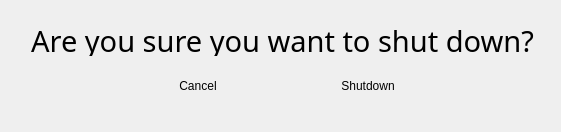
<?xml version="1.0" encoding="UTF-8"?>
<ui version="4.0">
 <class>Dialog</class>
 <widget class="QDialog" name="Dialog">
  <property name="windowModality">
   <enum>Qt::ApplicationModal</enum>
  </property>
  <property name="geometry">
   <rect>
    <x>0</x>
    <y>0</y>
    <width>561</width>
    <height>128</height>
   </rect>
  </property>
  <property name="sizePolicy">
   <sizepolicy hsizetype="Maximum" vsizetype="Preferred">
    <horstretch>0</horstretch>
    <verstretch>0</verstretch>
   </sizepolicy>
  </property>
  <property name="windowTitle">
   <string>Confirm System Shutdown</string>
  </property>
  <property name="modal">
   <bool>true</bool>
  </property>
  <layout class="QFormLayout" name="shutdown_formLayout">
   <item row="0" column="0" colspan="2">
    <widget class="QFrame" name="frame">
     <property name="minimumSize">
      <size>
       <width>200</width>
       <height>110</height>
      </size>
     </property>
     <property name="styleSheet">
      <string notr="true">border: none;</string>
     </property>
     <property name="lineWidth">
      <number>0</number>
     </property>
     <widget class="QWidget" name="layoutWidget">
      <property name="geometry">
       <rect>
        <x>120</x>
        <y>50</y>
        <width>304</width>
        <height>51</height>
       </rect>
      </property>
      <layout class="QHBoxLayout" name="horizontalLayout_2">
       <property name="spacing">
        <number>40</number>
       </property>
       <property name="sizeConstraint">
        <enum>QLayout::SetDefaultConstraint</enum>
       </property>
       <property name="leftMargin">
        <number>2</number>
       </property>
       <property name="topMargin">
        <number>2</number>
       </property>
       <property name="rightMargin">
        <number>2</number>
       </property>
       <property name="bottomMargin">
        <number>2</number>
       </property>
       <item>
        <widget class="QPushButton" name="btnCancel">
         <property name="sizePolicy">
          <sizepolicy hsizetype="Fixed" vsizetype="Fixed">
           <horstretch>0</horstretch>
           <verstretch>0</verstretch>
          </sizepolicy>
         </property>
         <property name="minimumSize">
          <size>
           <width>130</width>
           <height>40</height>
          </size>
         </property>
         <property name="focusPolicy">
          <enum>Qt::NoFocus</enum>
         </property>
         <property name="text">
          <string>Cancel</string>
         </property>
         <property name="autoDefault">
          <bool>false</bool>
         </property>
         <property name="flat">
          <bool>false</bool>
         </property>
        </widget>
       </item>
       <item>
        <widget class="ActionButton" name="actionbutton">
         <property name="sizePolicy">
          <sizepolicy hsizetype="Fixed" vsizetype="Fixed">
           <horstretch>0</horstretch>
           <verstretch>0</verstretch>
          </sizepolicy>
         </property>
         <property name="minimumSize">
          <size>
           <width>130</width>
           <height>40</height>
          </size>
         </property>
         <property name="focusPolicy">
          <enum>Qt::NoFocus</enum>
         </property>
         <property name="text">
          <string>Shutdown</string>
         </property>
         <property name="autoDefault">
          <bool>false</bool>
         </property>
         <property name="actionName" stdset="0">
          <string>power.shut_system_down_now</string>
         </property>
        </widget>
       </item>
      </layout>
     </widget>
     <widget class="QLabel" name="label_1">
      <property name="geometry">
       <rect>
        <x>0</x>
        <y>10</y>
        <width>543</width>
        <height>35</height>
       </rect>
      </property>
      <property name="font">
       <font>
        <family>Bebas Kai</family>
        <pointsize>12</pointsize>
        <weight>50</weight>
        <italic>false</italic>
        <bold>false</bold>
       </font>
      </property>
      <property name="text">
       <string>&lt;html&gt;&lt;head/&gt;&lt;body&gt;&lt;p&gt;&lt;span style=&quot; font-size:22pt;&quot;&gt;Are you sure you want to shut down?&lt;/span&gt;&lt;/p&gt;&lt;/body&gt;&lt;/html&gt;</string>
      </property>
      <property name="alignment">
       <set>Qt::AlignCenter</set>
      </property>
     </widget>
    </widget>
   </item>
  </layout>
 </widget>
 <customwidgets>
  <customwidget>
   <class>ActionButton</class>
   <extends>QPushButton</extends>
   <header>qtpyvcp.widgets.button_widgets.action_button</header>
  </customwidget>
 </customwidgets>
 <resources/>
 <connections>
  <connection>
   <sender>btnCancel</sender>
   <signal>clicked()</signal>
   <receiver>Dialog</receiver>
   <slot>accept()</slot>
   <hints>
    <hint type="sourcelabel">
     <x>131</x>
     <y>103</y>
    </hint>
    <hint type="destinationlabel">
     <x>31</x>
     <y>332</y>
    </hint>
   </hints>
  </connection>
 </connections>
</ui>
